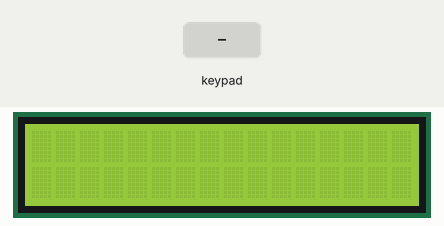
The sketch below on a simulated Arduino Uno, built with avr-gcc and run on an emulated ATmega328P. On the bench: 16×2 character LCD. Wiring (inferred from the names in the program): 4×2 keypad with keys 1 2 3 4 5 6 7 8 (labels assumed): rows pin 13, pin 10, pin 9, pin 8; columns pin 6, pin 7. The inputs (shaded band) are chosen by the test bench. What the sketch prints to the serial monitor is not drawn.

Above: at 1.2 s.
1.3 s: key '1' pressed
At 2.6 s:
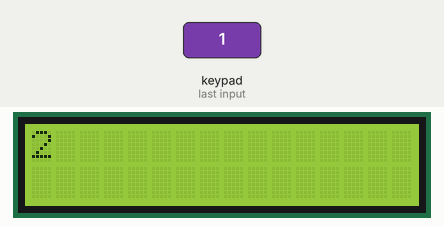
2.9 s: key '8' pressed
Timing chart, 0 to 5.9 s (numbered marks = the images above; inputs shaded):
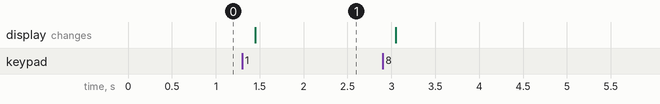

The sketch:

_2016_11_13.ino
```cpp
#include <LiquidCrystal.h>
LiquidCrystal lcd(12, 11, 5, 4, 3, 2);
char getkey();
char king;
int r=0;
int intoch();
double multiplied(double, double);
double divided(double, double);
const int numRows = 4;
const int numCols = 4;
const int debounceTime = 50;

const char keymap[numRows][numCols]= {

  { '1','2','3','+' },

  {'4','5','6','-'  },

  {'7','8','9','*'  },

  {'=','0','#','/'  }
};
const int rowPins[numRows] = {13,10,9,8};
const int colPins[numCols] = {7,6,1,0};

void setup(){
Serial.begin(9600);
lcd.begin(16, 2);
for(int row = 0; row < numRows; row++){
   pinMode(rowPins[row],INPUT);
   digitalWrite(rowPins[row],HIGH);

}
for(int column = 0;column < numCols; column++){
    pinMode(colPins[column],OUTPUT);
    digitalWrite(colPins[column],HIGH);
 }
}

void loop() {
    lcd.clear();
    lcd.setCursor(0, 0);
    char key;
    king=0;
    r=0;
    double aa[15]={};
    int ll=0;
    aa[0]=0;
    aa[ll]=intoch();
    if(aa[ll] !=0){
    switch(king){
      case '*':aa[ll+1]=intoch();
               aa[ll+1]=multiplied(aa[ll], aa[ll+1]);
               break;
      case '/':aa[ll+1]=intoch();
               aa[ll+1]=divided(aa[ll], aa[ll+1]);
    }
    ll+=1;
    while(r!=1&&king!='#'){
    switch(king){
      case '*':aa[ll+1]=intoch();
               aa[ll+1]=multiplied(aa[ll], aa[ll+1]);
               break;
      case '/':aa[ll+1]=intoch();
               aa[ll+1]=divided(aa[ll], aa[ll+1]);
    }
    ll+=1;
    }
    if(r==1&&king!='#')
      Serial.println(aa[ll]);
      lcd.print(aa[ll]);
    }
    if(king=='#'){
      lcd.clear();
      lcd.setCursor(0, 0);
    }
  }

char getkey(){
    char key = 0;
    while(1){
    for(int column = 0;column < numCols; column++){
      digitalWrite(colPins[column],LOW);
      for(int row = 0 ;row < numRows; row++){
        if(digitalRead(rowPins[row]) == LOW){
          delay(debounceTime);
          while(digitalRead(rowPins[row]) == LOW)
            ;
          key = keymap[row][column];
        }
      }
      digitalWrite(colPins[column],HIGH);
    }

    if(key!=0){
    break;
    }
    }
    return key;
  }
  int intoch(){
    char p[15]={};
    int in[15]={};
    int t=0;
    int y=0;
    while(1){
        p[t]=getkey();
        lcd.print(p[t]);
        if(p[t]!='#')
        Serial.println(p[t]);
        else{
          Serial.print("RETURN\n");
        }
        if(p[t]=='+'||p[t]=='-'||p[t]=='*'||p[t]=='/'||p[t]=='#'){
            king=p[t];
            break;
        }
        if(p[t]=='='){
            r++;
            break;
        }
        t++;
    }
    int u=0;
    while(u<t){
        switch(p[u]){
    case '0':in[u]=0;
             break;
    case '1':in[u]=1;
             break;
    case '2':in[u]=2;
             break;
    case '3':in[u]=3;
             break;
    case '4':in[u]=4;
             break;
    case '5':in[u]=5;
             break;
    case '6':in[u]=6;
             break;
    case '7':in[u]=7;
             break;
    case '8':in[u]=8;
             break;
    case '9':in[u]=9;
    }
    y=0;
    while(y<t-1-u){
        in[u]=in[u]*10;
        y++;
    }
    u++;
    }
    u=0;
    int total=0;
    while(u<t){
        total+=in[u];
        u++;
    }
    return total;
}
double multiplied(double c, double d){
    return c*d;
}
double divided(double c, double d){
    return c/d;
}
```

Measured:
- after the input at 1.3 s, the display: changes after 0.15 s (image 1)
